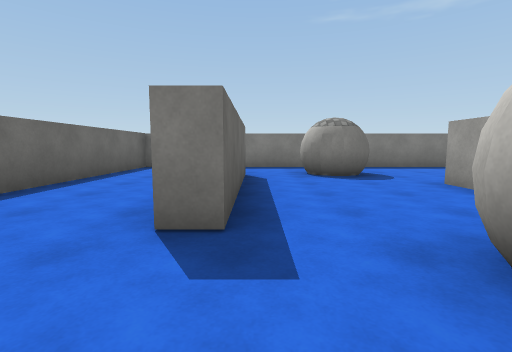
View 1 (above)

12 first-person views from a walk through a 3-D level made in the Unity game engine. The camera is 1.2 m above the floor, tilts 6° down and sees 85° across. The floor is counted in squares, 2 m on a side. Each view is taken from the middle of a square. On the plan, view 1 faces up. The plan holds only what a view shows up to about 9 squares ahead; the rest is blank. Surface patterns are stand-ins for the level's own textures.

View 2
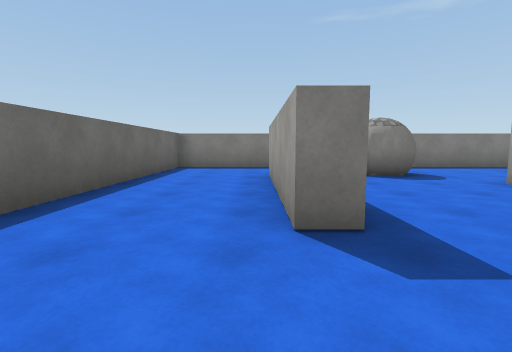

View 3
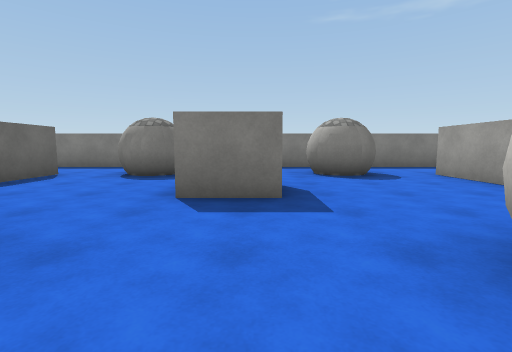

View 4
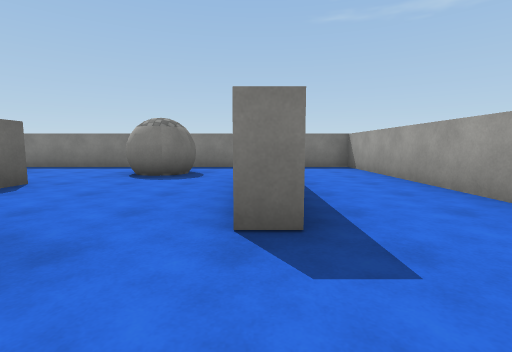

View 5
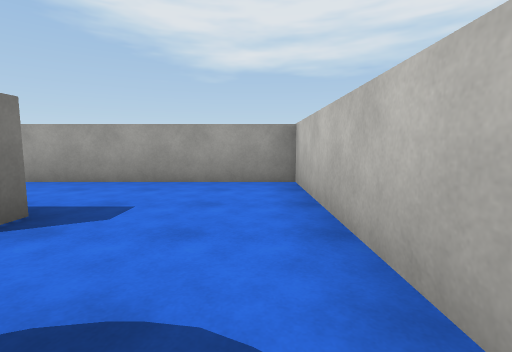

View 6
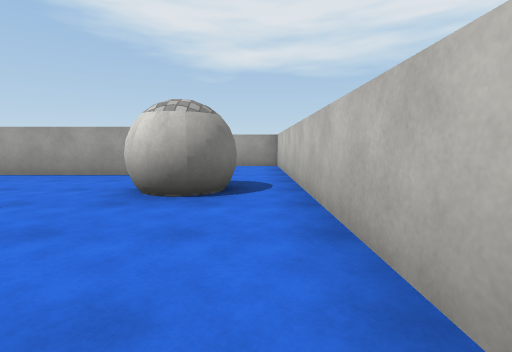

View 7
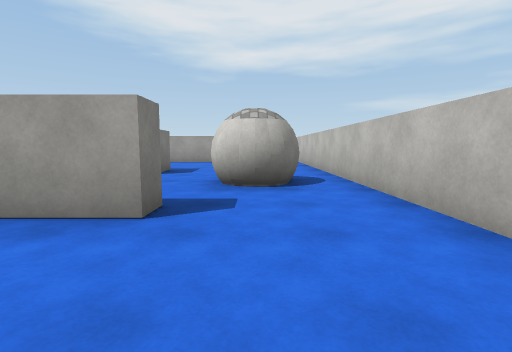

View 8
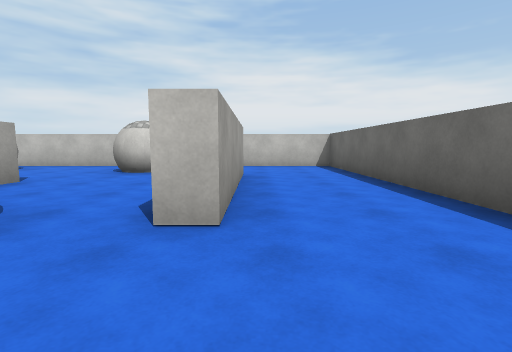

View 9
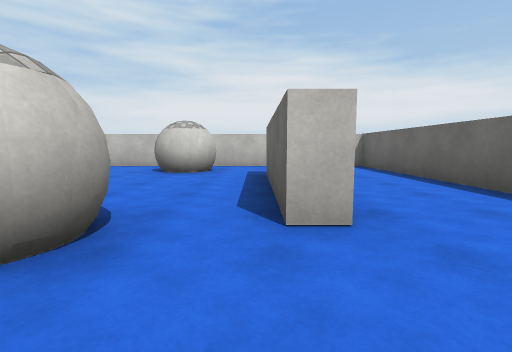

View 10
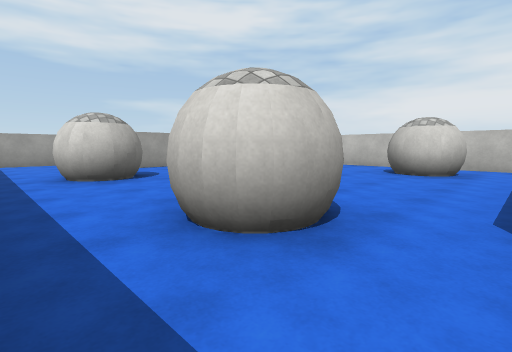

View 11
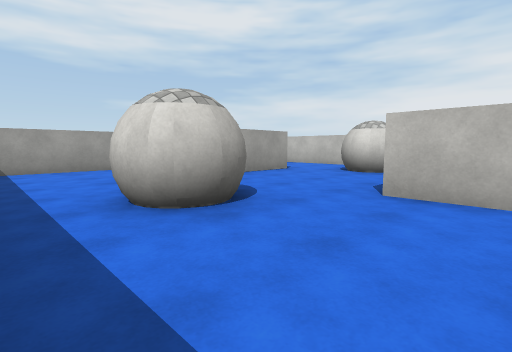

View 12
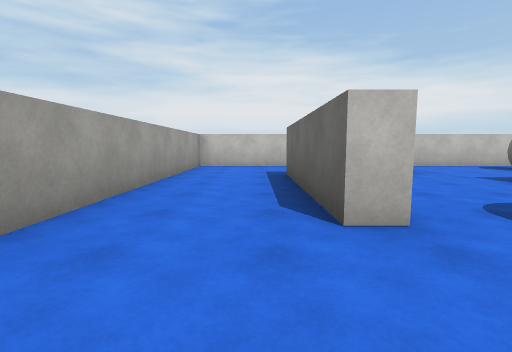

### Floor plan
Key: @ floor where view 1 was taken; # wall or solid block; . floor; B block.
Columns run from 4 left of view 1 to 11 right of it. Each row starts with its distance up from view 1.
  9 ################
  8 #..............#
  7 #.....#...#....#
  6 #...###...#....#
  5 #...#.......#..#
  4 #...#..BB...#..#
  3 #...#.......#..#
  2 #...#.......#..#
  1 #....##...#....#
  0 #...@..........#
 -1 ################

Positions as (right, up) in squares from view 1, and headings:
1: (0, 0), facing up
2: (-1, 0), facing up
3: (4, 0), facing up
4: (8, 0), facing up
5: (6, 0), facing right
6: (2, 0), facing right
7: (-3, 1), facing right
8: (-1, 8), facing down
9: (0, 8), facing down
10: (0, 8), facing down-right
11: (3, 8), facing down-right
12: (9, 8), facing down
